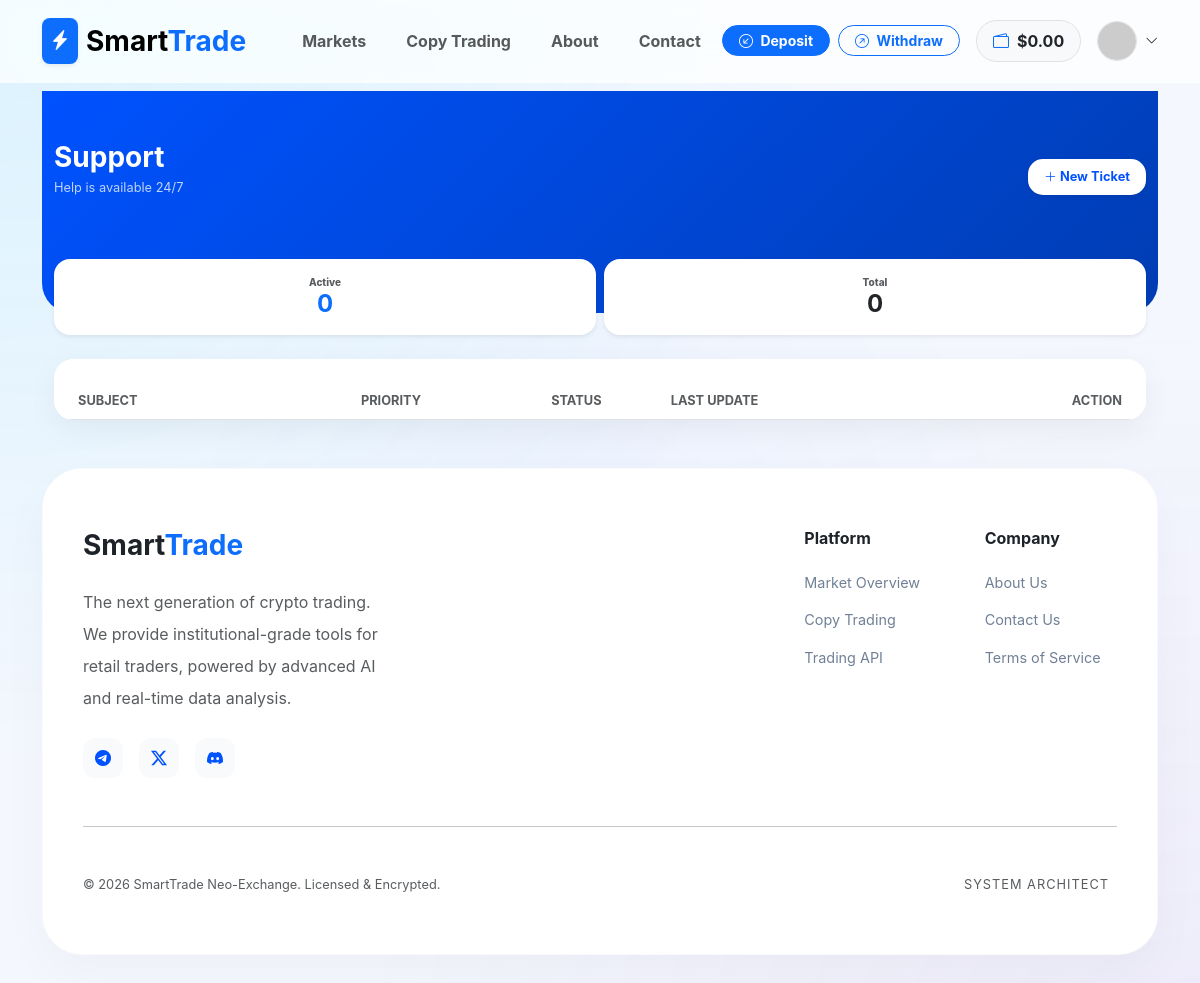
The app's page /accounts/tickets/ (signed in), older data.
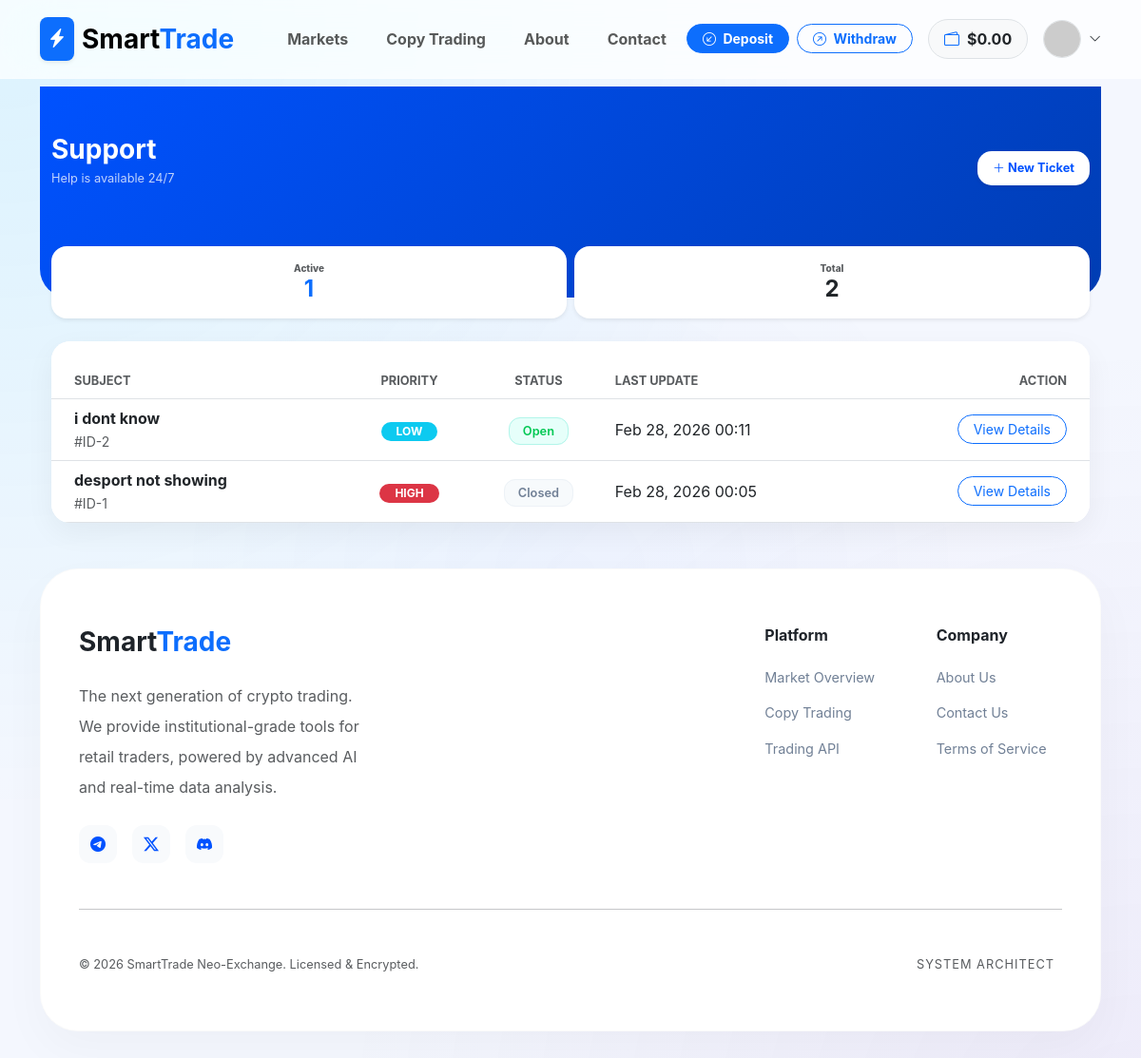
The same page, newer data.
### apps/accounts/models.py (models this page shows, shortened)
class Ticket(models.Model):
    STATUS_CHOICES = [
        ('open', 'Open'),
        ('pending', 'Pending'),
        ('closed', 'Closed'),
    ]
    URGENCY_CHOICES = [
        ('low', 'Low'),
        ('medium', 'Medium'),
        ('high', 'High'),
    ]
    user = models.ForeignKey(settings.AUTH_USER_MODEL, on_delete=models.CASCADE, related_name='tickets')
    subject = models.CharField(max_length=255)
    status = models.CharField(max_length=10, choices=STATUS_CHOICES, default='open')
    urgency = models.CharField(max_length=10, choices=URGENCY_CHOICES, default='medium')
    created_at = models.DateTimeField(auto_now_add=True)
    updated_at = models.DateTimeField(auto_now=True)
    class Meta:
        ordering = ['-updated_at']

### apps/accounts/views.py (the view)
# urls.py: path('tickets/', ticket_list, name='ticket_list'),
@login_required
def ticket_list(request):
    tickets = Ticket.objects.filter(user=request.user).order_by('-updated_at')
    open_tickets_count = tickets.filter(status='open').count()
    context = {
        'tickets': tickets,
        'open_count': open_tickets_count,
    }
    return render(request, 'accounts/tickets/ticket_list.html', context)

### apps/accounts/views.py (called while the page is built)
def user_notifications(request):
    if request.user.is_authenticated:
        return {
            'unread_notifications': request.user.notifications.filter(is_read=False).order_by('-created_at')
        }
    return {}

### templates/accounts/tickets/ticket_list.html (shortened to what this page needs)
{% extends 'base.html' %}
{% block content %}
<div class="user-welcome-section">
    <div class="container">
        <div class="row align-items-center">
            <div class="col-7 col-md-7 text-start mb-0">
                <h1 class="fw-bold mb-1 fs-3">Support</h1>
                <p class="opacity-75 small">Help is available 24/7</p>
            </div>
            <div class="col-5 col-md-5 text-end">
                <a href="{% url 'accounts:create_ticket' %}" class="btn btn-create shadow-sm py-2 px-3 small">
                    <i class="bi bi-plus-lg"></i> <span class="d-none d-md-inline">New Ticket</span>
                </a>
            </div>
        </div>
    </div>
</div>
<div class="container mb-5 mt-2">
    <div class="row g-2 mb-4 mt-2">
        <div class="col-6">
            <div class="p-3 bg-white rounded-4 border-0 shadow-sm text-center">
                <div class="text-muted" style="font-size: 10px; font-weight: 800; text-uppercase: uppercase;">Active</div>
                <div class="h4 fw-bold text-primary mb-0">{{ open_count }}</div>
            </div>
        </div>
        <div class="col-6">
            <div class="p-3 bg-white rounded-4 border-0 shadow-sm text-center">
                <div class="text-muted" style="font-size: 10px; font-weight: 800; text-uppercase: uppercase;">Total</div>
                <div class="h4 fw-bold text-dark mb-0">{{ tickets.count }}</div>
            </div>
        </div>
    </div>
    <div class="desktop-view glass-card overflow-hidden">
        <div class="table-responsive">
            <table class="table align-middle mb-0">
                <thead class="bg-light">
                    <tr style="height: 60px;">
                        <th class="ps-4 text-muted small fw-bold">SUBJECT</th>
                        <th class="text-center text-muted small fw-bold">PRIORITY</th>
                        <th class="text-center text-muted small fw-bold">STATUS</th>
                        <th class="text-muted small fw-bold">LAST UPDATE</th>
                        <th class="pe-4 text-end text-muted small fw-bold">ACTION</th>
                    </tr>
                </thead>
                <tbody>
                    {% for ticket in tickets %}
                    <tr>
                        <td class="ps-4">
                            <div class="fw-bold text-dark">{{ ticket.subject }}</div>
                            <small class="text-muted">#ID-{{ ticket.id }}</small>
                        </td>
                        <td class="text-center">
                            <span class="badge {% if ticket.urgency == 'high' %}bg-danger{% elif ticket.urgency == 'medium' %}bg-warning text-dark{% else %}bg-info{% endif %} rounded-pill px-3 py-1">
                                {{ ticket.urgency|upper }}
                            </span>
                        </td>
                        <td class="text-center">
                            <span class="badge-user {% if ticket.status == 'open' %}badge-open{% else %}badge-closed{% endif %}">
                                {{ ticket.get_status_display }}
                            </span>
                        </td>
                        <td>{{ ticket.updated_at|date:"M d, Y H:i" }}</td>
                        <td class="pe-4 text-end">
                            <a href="{% url 'accounts:ticket_detail' ticket.id %}" class="btn btn-outline-primary btn-sm rounded-pill px-3">View Details</a>
                        </td>
                    </tr>
                    {% endfor %}
                </tbody>
            </table>
        </div>
    </div>
</div>
{% endblock %}

Row changes from the older to the newer data that the page shows:
added Ticket: subject "i dont know", id "2", urgency "LOW", status "Open", updated_at "Feb 28, 2026 00:11"
added Ticket: subject "desport not showing", id "1", urgency "HIGH", status "Closed", updated_at "Feb 28, 2026 00:05"
Text that changed along with them:
{{ open_count }}: "0" → "1"
{{ tickets.count }}: "0" → "2"
